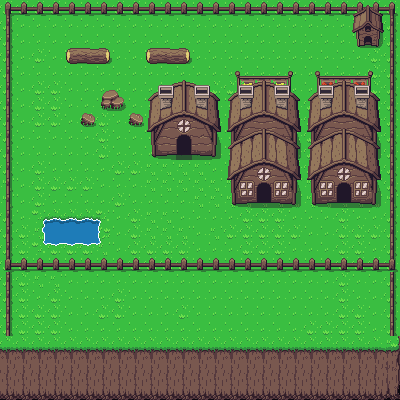

Tiled map render using the project's own tile images. Description and the map definition, with tile-layer contents summarised, below:
An orthogonal 25x25 tile map with 16x16 px tiles, 4 tile layers (Base Layer, Tile Layer 4, Prop Layer 1, Prop Layer 2) and 32 objects (Sascha Varken 5, Sascha Varken 3, Sascha Varken 2, Sascha Varken 1, Sascha Varken, ...).

<map version="1.4" tiledversion="2020.11.25" orientation="orthogonal" renderorder="right-down" width="25" height="25" tilewidth="16" tileheight="16" infinite="0" nextlayerid="8" nextobjectid="105">
 <tileset firstgid="1" source="Overworld.tsx" />
 <layer id="1" name="Base Layer" width="25" height="25">
  <data>[625 cells, 625 non-empty, 12 distinct tile ids]</data>
 </layer>
 <layer id="7" name="Tile Layer 4" width="25" height="25">
  <data>[625 cells, 24 non-empty, 9 distinct tile ids]</data>
 </layer>
 <layer id="5" name="Prop Layer 1" width="25" height="25">
  <data>[625 cells, 98 non-empty, 26 distinct tile ids]</data>
 </layer>
 <layer id="6" name="Prop Layer 2" width="25" height="25">
  <data>[625 cells, 151 non-empty, 54 distinct tile ids]</data>
 </layer>
 <objectgroup id="3" name="Object Layer">
  <object id="56" x="0.666667" y="257" width="397.333" height="11.3333" />
  <object id="57" x="388.333" y="0" width="9.66667" height="348.333" />
  <object id="58" x="0.333333" y="0.666667" width="391" height="12" />
  <object id="59" x="0.333333" y="12" width="11.3333" height="335.333" />
  <object id="62" x="64.6667" y="47.6667" width="47" height="16.3333" />
  <object id="63" x="144.667" y="47.6667" width="46.6667" height="16" />
  <object id="64" x="101.667" y="91.3333" width="21.3333" height="18.3333" />
  <object id="65" x="129.333" y="112.333" width="13.6667" height="15.6667" />
  <object id="66" x="79.6667" y="112" width="15" height="14.6667" />
  <object id="68" x="43.3333" y="218.333" width="56.6667" height="15.8106" />
  <object id="80" x="231.333" y="145.333" width="64.3333" height="57.6235" />
  <object id="81" x="311.333" y="146.333" width="64.6667" height="56.5873" />
  <object id="83" x="231" y="105" width="65.6667" height="39.3333" />
  <object id="84" x="151" y="106" width="65" height="48.7919" />
  <object id="86" x="310.833" y="106.667" width="65.6667" height="39.3333" />
  <object id="88" x="354.667" y="5.33333" width="25" height="34.6667" />
  <object id="89" x="149.333" y="98.6667">
   <polygon points="0,0 2,6.66667 67.3333,6.33333 67.6667,-2 33.3333,-16" />
  </object>
  <object id="90" x="231" y="99.3333">
   <polygon points="0,0 32.3333,-17.3333 65.6667,-2.66667 65.3333,4.33333 0.333333,4.66667" />
  </object>
  <object id="91" x="310.667" y="97.6667">
   <polygon points="0,0 32.6667,-15.3333 66,0.333333 66,9 0.666667,9" />
  </object>
  <object id="92" x="235.636" y="71.8182" width="57.0909" height="27.0909" />
  <object id="93" x="315.818" y="71.5455" width="57.0909" height="27.0909" />
  <object id="94" name="Sascha Varken 5" x="45.8224" y="141.913">
   <point />
  </object>
  <object id="95" name="Sascha Varken 3" x="168.787" y="208.175">
   <point />
  </object>
  <object id="96" name="Sascha Varken 2" x="40.8041" y="206.442">
   <point />
  </object>
  <object id="97" name="Sascha Varken 1" x="41.2586" y="89.3809">
   <point />
  </object>
  <object id="98" name="Sascha Varken" x="93.6828" y="202.714">
   <point />
  </object>
  <object id="99" name="Sascha Varken 4" x="110.725" y="158.302">
   <point />
  </object>
  <object id="100" name="Sascha Varken 8" x="48.3333" y="144.667">
   <point />
  </object>
  <object id="101" name="Sascha Varken 6" x="51" y="147.333">
   <point />
  </object>
  <object id="102" name="Sascha Varken 7" x="51" y="147.333">
   <point />
  </object>
  <object id="103" name="Sascha Varken 10" x="51" y="147.333">
   <point />
  </object>
  <object id="104" name="Sascha Varken 11" x="53.6667" y="150">
   <point />
  </object>
 </objectgroup>
</map>
